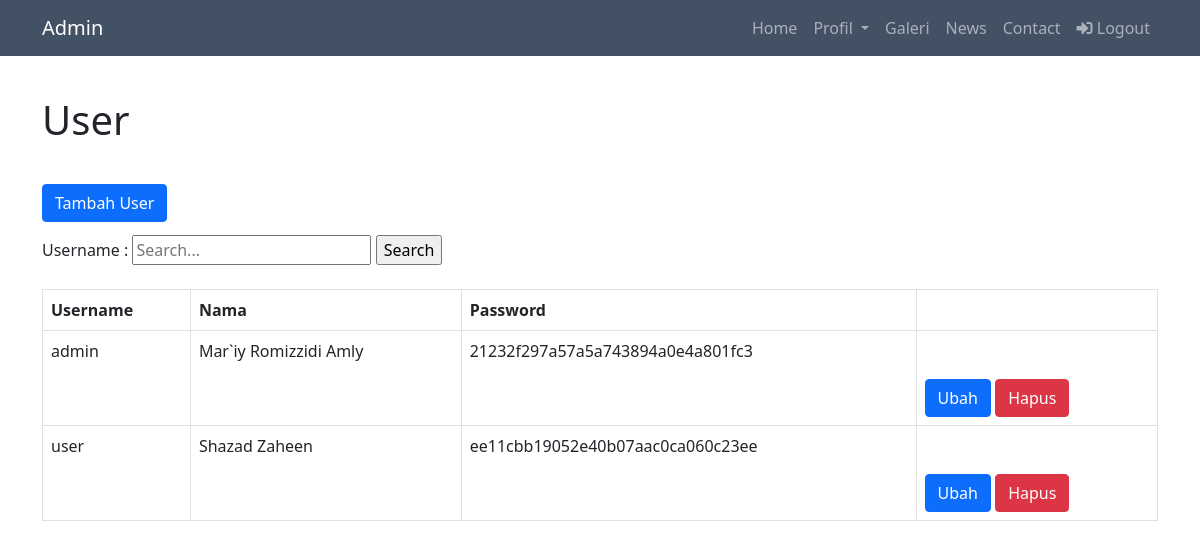
The page /CRUD/user.php (signed in) on the database its author committed.
### tables this page shows
CREATE TABLE `user` (
  `id` int(20) NOT NULL,
  `username` char(20) NOT NULL,
  `password` varchar(60) DEFAULT NULL,
  `nama` varchar(30) DEFAULT NULL
);

### CRUD/user.php (the view, shortened to what this page needs)
<!doctype html>
<?php require 'head.php';?>
<?php require 'header.php';?>
            <div class="content-header">
                <div class="container section">
                    <div class="row mb-2">
                        <div class="col-sm-6">
                            <h1 class="m-0">User</h1>
                            <a href="create-user.php" class="btn btn-primary" style="margin-bottom:5px;">Tambah User</a>
                        </div>
                    </div>
                </div>
            </div>
            <section class="content">
                <div class="container">
                    <div class="row">
                        <div class="col-md-12">
                            <div class="panel-body">
                                <div class="table-responsive">
                                    <form class="form-search" action="search-user.php" method="get">
                                    <label>Username :</label>
                                        <input placeholder="Search..." type="text" name="cari"
                                            value="<?php if (isset($_GET['username'])) {echo $_GET['username']; } ?>">
                                        <input type="submit" value="Search">
                                    </form>
                                    <br>
                                    <table class="table table-bordered table-hover">
                                        <thead>
                                            <tr>
                                                <th>Username</th>
                                                <th>Nama</th>
                                                <th>Password</th>
                                                <th></th>
                                            </tr>
                                        </thead>
                                        <tbody>
                                            <?php
                                            $koneksi = koneksiDatabase();
                                            $data = mysqli_query($koneksi, "SELECT * FROM user");
                                            while ($row = mysqli_fetch_array($data)) {
                                            ?>
                                            <tr>
                                                <td><?= $row['username'];?></td>
                                                <td><?= $row['nama'];?></td>
                                                <td><?= $row['password'];?></td>
                                                <td>
                                                    <a href="update-user.php?&id=<?= $row["id"]; ?>"
                                                        class="btn btn-primary">Ubah</a>
                                                    <a href="hapus-user.php?&id=<?= $row["id"];?>"
                                                        class="btn btn-danger"
                                                        onclick="return confirm('Lanjut Hapus User');">Hapus</a>
                                                </td>
                                            </tr>
                                            <?php $i++;
                                            }
                                            ?>
                                        </tbody>
                                    </table>
                                </div>
                            </div>
                        </div>
                    </div>
                </div>
            </section>
</body>
</html>

### CRUD/style.css (style rules this page uses)
.container .btn { margin-top: 40px; }
.section { margin-top: 40px; }

### rows shown on the page
user: username "admin", nama "Mar`iy Romizzidi Amly", password "21232f297a57a5a743894a0e4a801fc3"
user: username "user", nama "Shazad Zaheen", password "ee11cbb19052e40b07aac0ca060c23ee"
